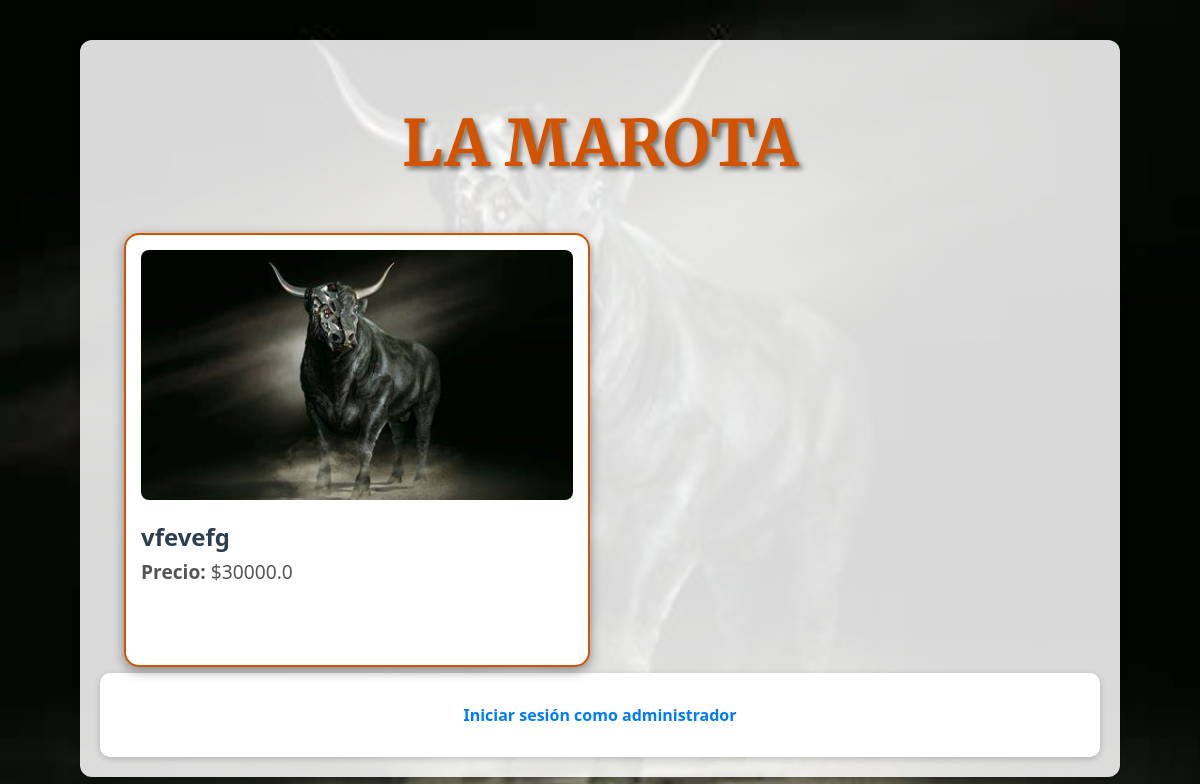
Before: / with the older database file.
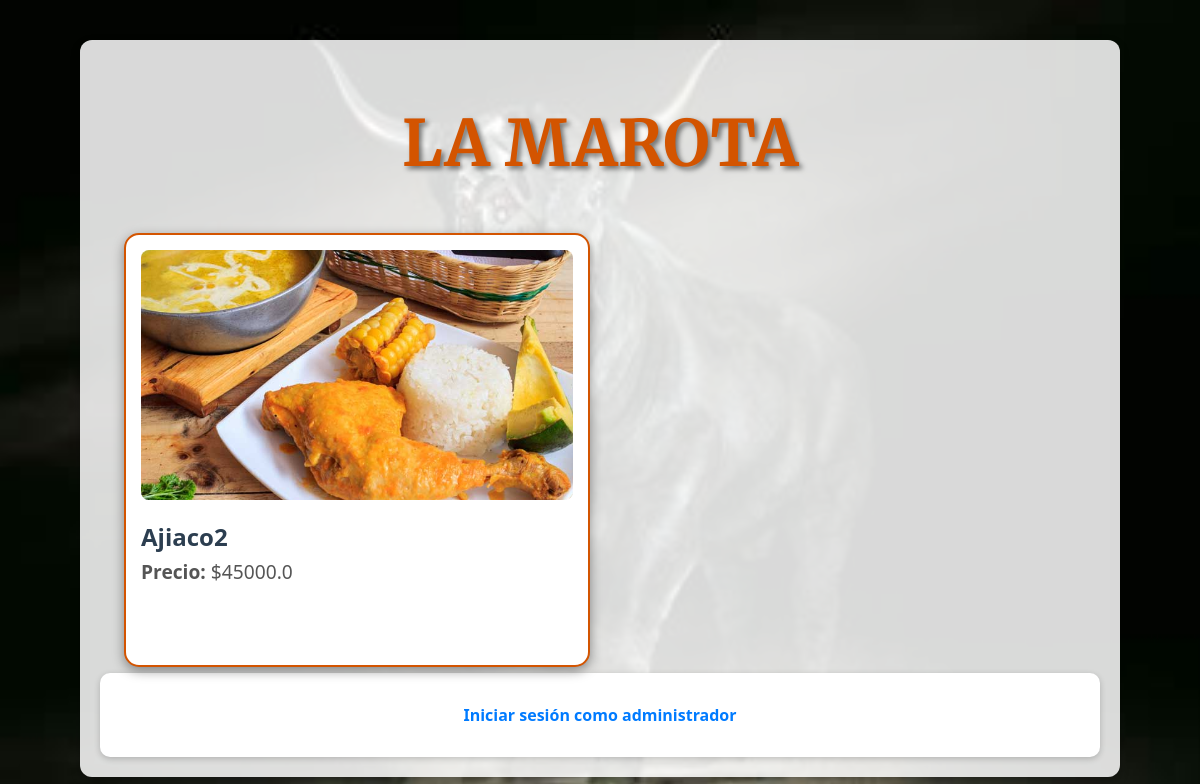
After: the same page with the newer database file.
### tables this page shows
CREATE TABLE platos (
    id INTEGER PRIMARY KEY AUTOINCREMENT,
    nombre TEXT,
    precio REAL,
    imagen_url TEXT
, descripcion TEXT);

### app.py (the view)
@app.route('/')
def index():
    conn = sqlite3.connect('menu.db')
    cursor = conn.cursor()
    cursor.execute('SELECT * FROM platos')
    platos = cursor.fetchall()
    conn.close()
    return render_template('index.html', platos=platos)

### templates/index.html (shortened to what this page needs)
<!DOCTYPE html>
<html lang="es">
<head>
    <link rel="stylesheet" href="{{ url_for('static', filename='styles.css') }}">
</head>
<body>
    <div class="container">
        <h1>La marota</h1>
        <div class="platos-grid">
            {% for plato in platos %}
                <div class="flip-card">
                    <div class="flip-card-inner">
                        <div class="flip-card-front">
                            <img src="{{ plato[3] }}" alt="Imagen del plato">
                            <h3>{{ plato[1] }}</h3>
                            <p><strong>Precio:</strong> ${{ plato[2] }}</p>
                        </div>
                        <div class="flip-card-back">
                            <h3>{{ plato[1] }}</h3>
                            <p>{{ plato[4] }}</p>
                        </div>
                    </div>
                </div>
            {% endfor %}
        </div>
        <div class="card-session">
            {% if session['usuario'] %}
                <p>Bienvenido, {{ session['usuario'] }}. <a href="{{ url_for('logout') }}">Cerrar sesión</a></p>
                <a href="{{ url_for('agregar') }}">Agregar un nuevo plato</a>
            {% else %}
                <p><a href="{{ url_for('login') }}">Iniciar sesión como administrador</a></p>
            {% endif %}
        </div>
    </div>
</body>
</html>

### static/styles.css (style rules this page uses)
body { margin: 0; font-family: 'Segoe UI', sans-serif; background: url('/static/fondo.jpg') no-repeat center center fixed; background-size: cover; color: #fff; }
.container { padding: 20px; max-width: 1000px; margin: 40px auto; background-color: rgba(255,255,255,0.85); border-radius: 12px; box-shadow: 0 4px 10px rgba(0,0,0,0.3); }
h1 { text-align: center; font-size: 4em; font-family: 'Merriweather', serif; font-weight: 700; margin-bottom: 30px; color: #D35400; text-shadow: 3px 3px 5px rgba(0,0,0,0.5); text-transform: uppercase; }
.platos-grid { display: grid; grid-template-columns: repeat(2, 1fr); gap: 30px; justify-items: center; padding: 20px 0; }
.flip-card { background-color: transparent; width: 90%; height: 400px; perspective: 1000px; }
.flip-card-inner { position: relative; width: 100%; height: 100%; transition: transform 0.8s; transform-style: preserve-3d; }
.flip-card-front, .flip-card-back { position: absolute; width: 100%; height: 100%; backface-visibility: hidden; border-radius: 15px; overflow: hidden; box-shadow: 0 4px 12px rgba(0,0,0,0.4); background-color: #fff; display: flex; flex-direction: column; padding: 15px; }
.flip-card-front img { width: 100%; height: 250px; object-fit: cover; border-radius: 8px; margin-bottom: 10px; }
.flip-card h3 { margin: 10px 0 5px; font-size: 1.5em; color: #2c3e50; }
.flip-card p { margin: 0; font-size: 1.2em; color: #555; flex-grow: 1; }
.flip-card-back { transform: rotateY(180deg); justify-content: flex-start; text-align: center; }
.card-session { background-color: #fff; color: #333; padding: 15px 20px; border-radius: 10px; margin-top: 20px; text-align: center; box-shadow: 0 2px 6px rgba(0,0,0,0.2); }
.card-session a { text-decoration: none; color: #007bff; font-weight: bold; }
.platos-grid { grid-template-columns: repeat(2, 1fr); gap: 40px; }
.flip-card-front, .flip-card-back { border: 2px solid #D35400; }

Changed rows visible on the page:
removed platos: imagen_url (picture), nombre "vfevefg", precio "30000.0"
added platos: imagen_url (picture), nombre "Ajiaco2", precio "45000.0"
